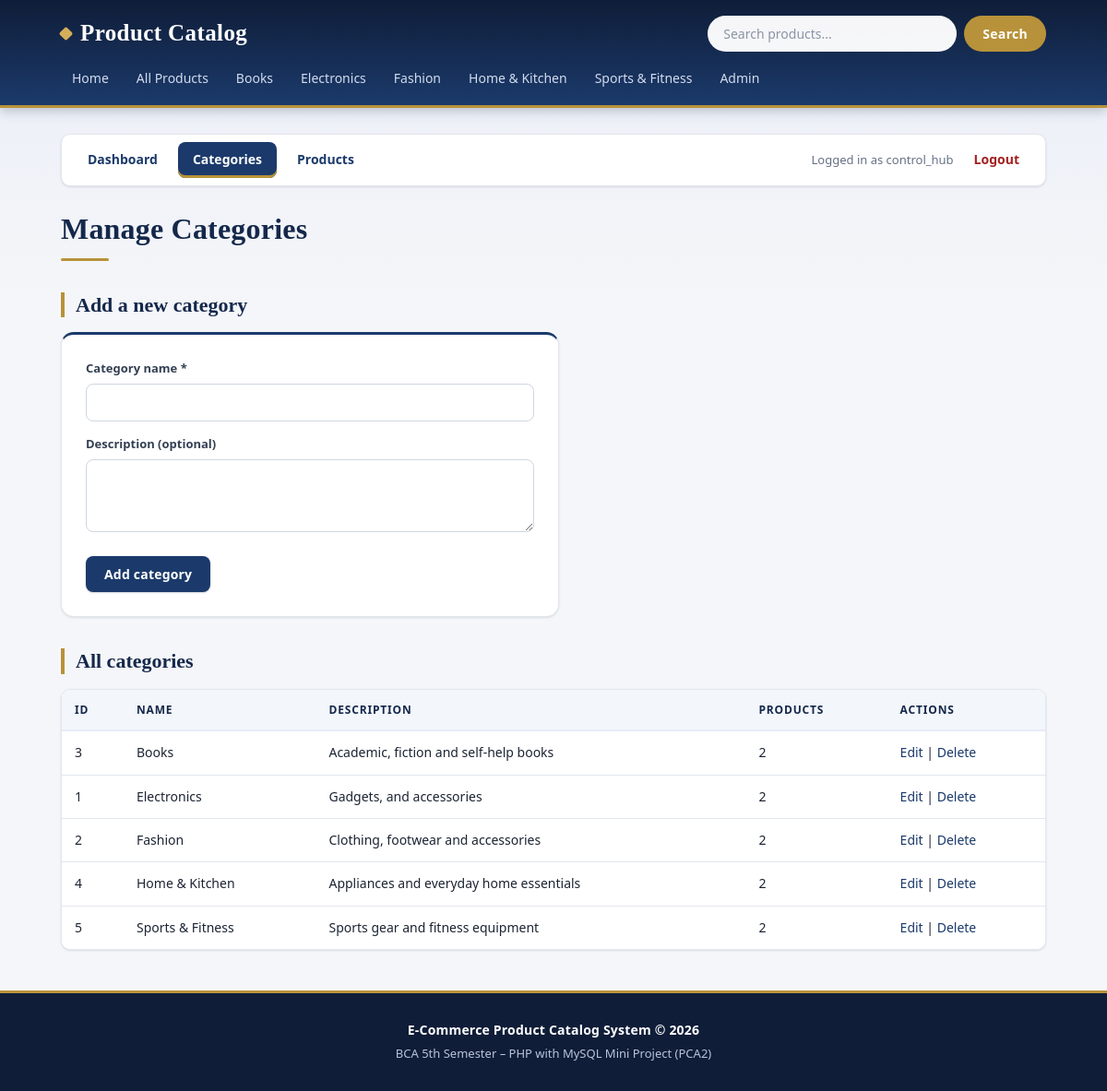
Screenshot of /admin/categories.php (signed in) with the database file from the repository.
### tables this page shows
CREATE TABLE `categories` (
  `category_id` int(11) NOT NULL,
  `category_name` varchar(100) NOT NULL,
  `description` text DEFAULT NULL,
  `created_at` timestamp NOT NULL DEFAULT current_timestamp()
);

### admin/categories.php (the view, shortened to what this page needs)
<?php
require_once __DIR__ . '/../config/db.php';
$name        = '';
$description = '';
$categories = mysqli_query($conn,
    'SELECT c.category_id, c.category_name, c.description, COUNT(p.product_id) AS total
     FROM categories c
     LEFT JOIN products p ON p.category_id = c.category_id
     GROUP BY c.category_id, c.category_name, c.description
     ORDER BY c.category_name');
require __DIR__ . '/../includes/header.php';
require __DIR__ . '/menu.php';
?>
<h1>Manage Categories</h1>
<h2>Add a new category</h2>
<form class="form-box" method="post" action="categories.php">
    <label for="category_name">Category name *</label>
    <input type="text" id="category_name" name="category_name" maxlength="100"
           value="<?php echo htmlspecialchars($name); ?>">
    <label for="description">Description (optional)</label>
    <textarea id="description" name="description" rows="3" maxlength="255"><?php echo htmlspecialchars($description); ?></textarea>
    <button type="submit" class="btn">Add category</button>
</form>
<h2>All categories</h2>
<?php if (mysqli_num_rows($categories) > 0) { ?>
    <div class="table-wrap">
        <table class="data-table">
            <tr>
                <th>ID</th>
                <th>Name</th>
                <th>Description</th>
                <th>Products</th>
                <th>Actions</th>
            </tr>
            <?php while ($c = mysqli_fetch_assoc($categories)) { ?>
                <tr>
                    <td><?php echo (int)$c['category_id']; ?></td>
                    <td><?php echo htmlspecialchars($c['category_name']); ?></td>
                    <td><?php echo htmlspecialchars($c['description'] ?? ''); ?></td>
                    <td><?php echo (int)$c['total']; ?></td>
                    <td>
                        <a href="category_edit.php?id=<?php echo (int)$c['category_id']; ?>">Edit</a> |
                        <a href="category_delete.php?id=<?php echo (int)$c['category_id']; ?>">Delete</a>
                    </td>
                </tr>
            <?php } ?>
        </table>
    </div>
<?php } else { ?>
    <div class="empty-message">No categories yet. Add the first one using the form above.</div>
<?php } ?>
<?php require __DIR__ . '/../includes/footer.php'; ?>

### includes/header.php (shortened to what this page needs)
<?php
require_once __DIR__ . '/../config/db.php';
$base = '/ecommerce-product-catalog-php/';
$cat_result = mysqli_query($conn, 'SELECT category_id, category_name FROM categories ORDER BY category_name');
?>
<!DOCTYPE html>
<html lang="en">
<head>
    <link rel="stylesheet" href="<?php echo $base; ?>assets/css/style.css">
</head>
<body>
<header class="site-header">
    <div class="container header-top">
        <a class="logo" href="<?php echo $base; ?>index.php">Product Catalog</a>
        <form class="search-form" action="<?php echo $base; ?>products.php" method="get">
            <input type="text" name="q" placeholder="Search products..."
                   value="<?php echo (isset($_GET['q']) && is_string($_GET['q'])) ? htmlspecialchars($_GET['q']) : ''; ?>">
            <button type="submit">Search</button>
        </form>
    </div>
    <nav class="container main-nav">
        <a href="<?php echo $base; ?>index.php">Home</a>
        <a href="<?php echo $base; ?>products.php">All Products</a>
        <?php while ($cat = mysqli_fetch_assoc($cat_result)) { ?>
            <a href="<?php echo $base; ?>products.php?category=<?php echo (int)$cat['category_id']; ?>">
                <?php echo htmlspecialchars($cat['category_name']); ?>
            </a>
        <?php } ?>
        <a href="<?php echo $base; ?>admin/login.php">Admin</a>
    </nav>
</header>
<main class="container">

### rows the page displays
categories: category_name "Books", category_id "3", description "Academic, fiction and self-help books", total "2"
categories: category_name "Electronics", category_id "1", description "Gadgets, and accessories", total "2"
categories: category_name "Fashion", category_id "2", description "Clothing, footwear and accessories", total "2"
categories: category_name "Home & Kitchen", category_id "4", description "Appliances and everyday home essentials", total "2"
categories: category_name "Sports & Fitness", category_id "5", description "Sports gear and fitness equipment", total "2"

### other values shown
$_SESSION['admin_username'] "control_hub"
